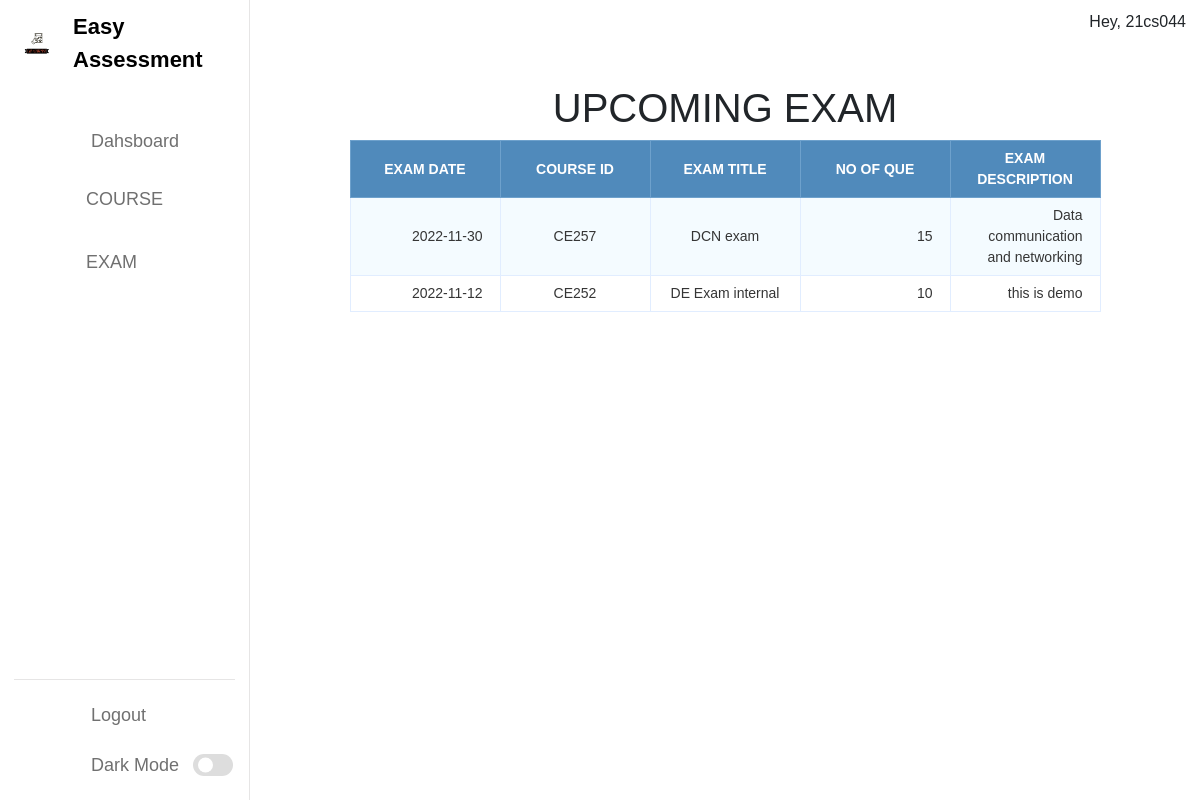
Screenshot of /studentdashboard.php?page=upcomingexam (signed in) with the database file from the repository.
### tables this page shows
CREATE TABLE `exam` (
  `ex_id` int(10) NOT NULL,
  `cou_id` varchar(50) NOT NULL,
  `ex_title` varchar(50) NOT NULL,
  `ex_time_limit` varchar(50) NOT NULL,
  `ex_questlimit` varchar(50) NOT NULL,
  `ex_noofque` int(10) NOT NULL,
  `ex_description` varchar(50) NOT NULL,
  `ex_created` datetime NOT NULL DEFAULT current_timestamp(),
  `status` varchar(20) NOT NULL,
  `exam_date` date DEFAULT NULL
);

### student/upcomingexam.php (the view, shortened to what this page needs)
<!DOCTYPE html>
<html lang="en">
<head>
	<link href="https://cdn.jsdelivr.net/npm/bootstrap@5.1.3/dist/css/bootstrap.min.css" rel="stylesheet">
</head>
<body>
    <h1>Upcoming Exam</h1>
	<link href="https://cdn.jsdelivr.net/npm/bootstrap@5.1.3/dist/css/bootstrap.min.css" rel="stylesheet">
<table class="data-table">
		<thead>
			<tr>
				<th>Exam Date</th>
				<th>Course id</th>
				<th>Exam title</th>
				<th>No of que</th>
				<th>Exam Description</th>
			</tr>
		</thead>
		<tbody>
        <?php
            $conn = mysqli_connect("localhost","root","","easyassessment");
            $user=$_SESSION['username'];
            $query = "SELECT * FROM exmminee WHERE username='$user' AND statuss='active'";
            $select_exam = mysqli_query($conn, $query) or die(mysqli_error($conn));
            if (mysqli_num_rows($select_exam) > 0 ) {
            while ($row = mysqli_fetch_array($select_exam)) {
                $eno = $row['ex_id'];
                $querya = "SELECT * FROM exam WHERE ex_id='$eno' AND status='new'";
                $select_upexam = mysqli_query($conn, $querya) or die(mysqli_error($conn));
                if (mysqli_num_rows($select_upexam) > 0 ) {
                    while ($rowa = mysqli_fetch_array($select_upexam)) {
                        $cou = $rowa['cou_id'];
                $examname = $rowa['ex_title'];
                $examdate = $rowa['exam_date'];
                $noofque = $rowa['ex_noofque'];
                $descr = $rowa['ex_description'];
                echo "<tr>";
                echo "<td>$examdate</td>";
                echo "<td>$cou</td>";
                echo "<td>$examname</td>";
                echo "<td>$noofque</td>";
                echo "<td>$descr</td>";
                echo "</tr>";
                    }
                }
             }
         }
        ?>
		</tbody>
	</table>
</body>
</html>

### faculty/index.css (style rules this page uses)
* { margin: 0; padding: 0; }
* { margin: 0; padding: 0; box-sizing: border-box; font-family: 'Poppins', sans-serif; }
:root { --primary-color: #0E4BF1; --panel-color: #FFF; --text-color: #000; --black-light-color: #707070; --border-color: #e6e5e5; --toggle-color: #DDD; --box1-color: #4DA3FF; --box2-color: #FFE6AC; --box3-color: #E7D1FC; --title-icon-color: #fff; --tran-05: all 0.5s ease; --tran-03: all 0.3s ease; --tran-03: all 0.2s ease; }
body { min-height: 100vh; background-color: var(--primary-color); }

### student/upcomingexam.php (style rules this page uses)
body { font-size: 15px; color: #343d44; font-family: "segoe-ui", "open-sans", tahoma, arial; padding: 0; margin: 0; }
table { margin: auto; font-family: "Lucida Sans Unicode", "Lucida Grande", "Segoe Ui"; font-size: 12px; }
h1 { margin: 25px auto 0; text-align: center; text-transform: uppercase; font-size: 17px; }
table td { transition: all .5s; }
.data-table { border-collapse: collapse; font-size: 14px; min-width: 537px; }
.data-table th, .data-table td { border: 1px solid #e1edff; padding: 7px 17px; }
.data-table thead th { background-color: #508abb; color: #FFFFFF; border-color: #6ea1cc !important; text-transform: uppercase; }
.data-table tbody td { color: #353535; }
.data-table tbody td:first-child, .data-table tbody td:nth-child(4), .data-table tbody td:last-child { text-align: right; }
.data-table tbody tr:nth-child(odd) td { background-color: #f4fbff; }
table { border-collapse: separate; border-spacing: 0 15px; }
th { background-color: #4287f5; color: white; }
th, td { width: 150px; text-align: center; border: 1px solid black; padding: 5px; }

### rows the page displays
exam: exam_date "2022-11-30", cou "CE257", ex_title "DCN exam", ex_noofque "15", ex_description "Data communication and networking"
exam: exam_date "2022-11-12", cou "CE252", ex_title "DE Exam internal", ex_noofque "10", ex_description "this is demo"

### other values shown
$_SESSION['username'] "21cs044"
